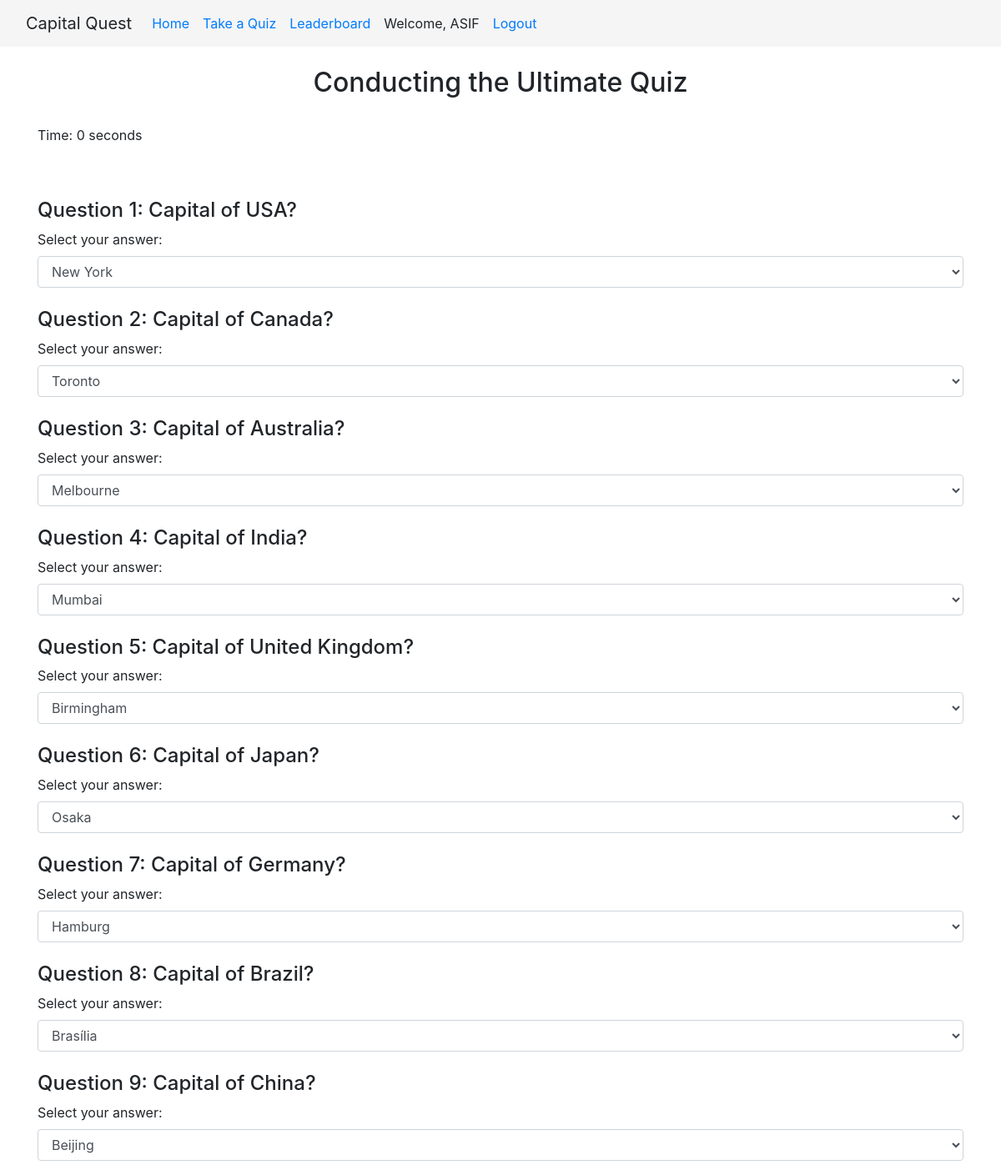
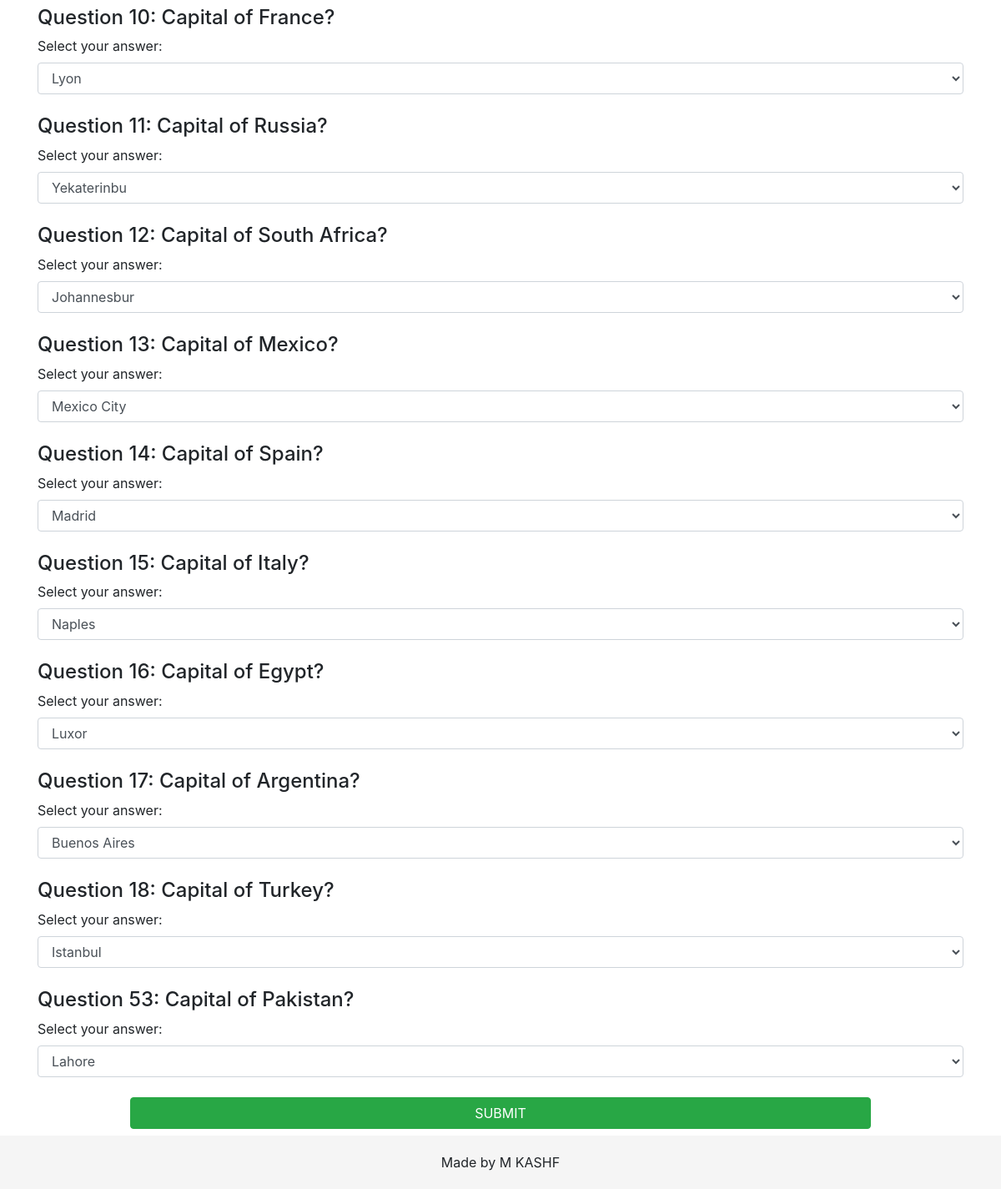
The page /start_test.php (signed in) on the database its author committed (2 pictures, top to bottom).
### tables this page shows
CREATE TABLE `question` (
  `id` int(11) NOT NULL,
  `Country` varchar(50) NOT NULL,
  `Capital` varchar(50) NOT NULL,
  `Option1` varchar(11) NOT NULL,
  `Option2` varchar(11) NOT NULL,
  `Option3` varchar(11) NOT NULL
);

### start_test.php (the view, shortened to what this page needs)
<?php
include 'header.php';
include 'connection.php';
$query = "SELECT * FROM question";
$result = $conn->query($query);
$questions = array();
if ($result->num_rows > 0) {
    while ($row = $result->fetch_assoc()) {
        $options = array($row['Option1'], $row['Option2'], $row['Option3'], $row['Capital']);
        shuffle($options);
        $row['shuffledOptions'] = $options;
        $questions[] = $row;
    }
} else {
    echo "No results found.";
}
?>
<!doctype html>
<html lang="en">
<head>
    <link rel="stylesheet" href="https://cdn.jsdelivr.net/npm/bootstrap@4.4.1/dist/css/bootstrap.min.css">
</head>
<body><br>
    <center><h2>Conducting the Ultimate Quiz</h2></center><br>
    <div class="container">
        <p id="timer">Time: <span id="countdown"><?php echo $_POST["quiz_level"]; ?></span> seconds</p>
        <br><br>
        <form method="post" action="reporting.php">
            <?php foreach ($questions as $question) { ?>
                <div class="mb-4">
                    <h4>Question <?php echo $question['id']; ?>: Capital of <?php echo $question['Country']; ?>?</h4>
                    <div class="form-group">
                        <label for="answer_<?php echo $question['id']; ?>">Select your answer:</label>
                        <select class="form-control" name="answer_<?php echo $question['id']; ?>">
                            <?php foreach ($question['shuffledOptions'] as $option) { ?>
                                <option value="<?php echo $option; ?>"><?php echo $option; ?></option>
                            <?php } ?>
                        </select>
                    </div>
                </div>
            <?php } ?>
            <center>
                <button class="btn btn-success" style="width: 80%;" type="submit">SUBMIT</button>
            </center>
        </form>
    </div>
    <br><br><br>
</body>
</html>
<?php
include 'footer.php';
?>

### rows shown on the page
question: id "1", Country "USA", Option1+id "New York"
question: id "2", Country "Canada", Option1+id "Toronto"
question: id "3", Country "Australia", Option2+id "Melbourne"
question: id "4", Country "India", Option1+id "Mumbai"
question: id "5", Country "United Kingdom", Option2+id "Birmingham"
question: id "6", Country "Japan", Option2+id "Osaka"
question: id "7", Country "Germany", Option2+id "Hamburg"
question: id "8", Country "Brazil", Capital+id "Brasília"
question: id "9", Country "China", Capital+id "Beijing"
question: id "10", Country "France", Option2+id "Lyon"
question: id "11", Country "Russia", Option3+id "Yekaterinbu"
question: id "12", Country "South Africa", Option3+id "Johannesbur"
question: id "13", Country "Mexico", Capital+id "Mexico City"
question: id "14", Country "Spain", Capital+id "Madrid"
question: id "15", Country "Italy", Option2+id "Naples"
question: id "16", Country "Egypt", Option3+id "Luxor"
question: id "17", Country "Argentina", Capital+id "Buenos Aires"
question: id "18", Country "Turkey", Option1+id "Istanbul"
question: id "53", Country "Pakistan", Option2+id "Lahore"

### other values the page prints
$_SESSION['username'] "ASIF"
